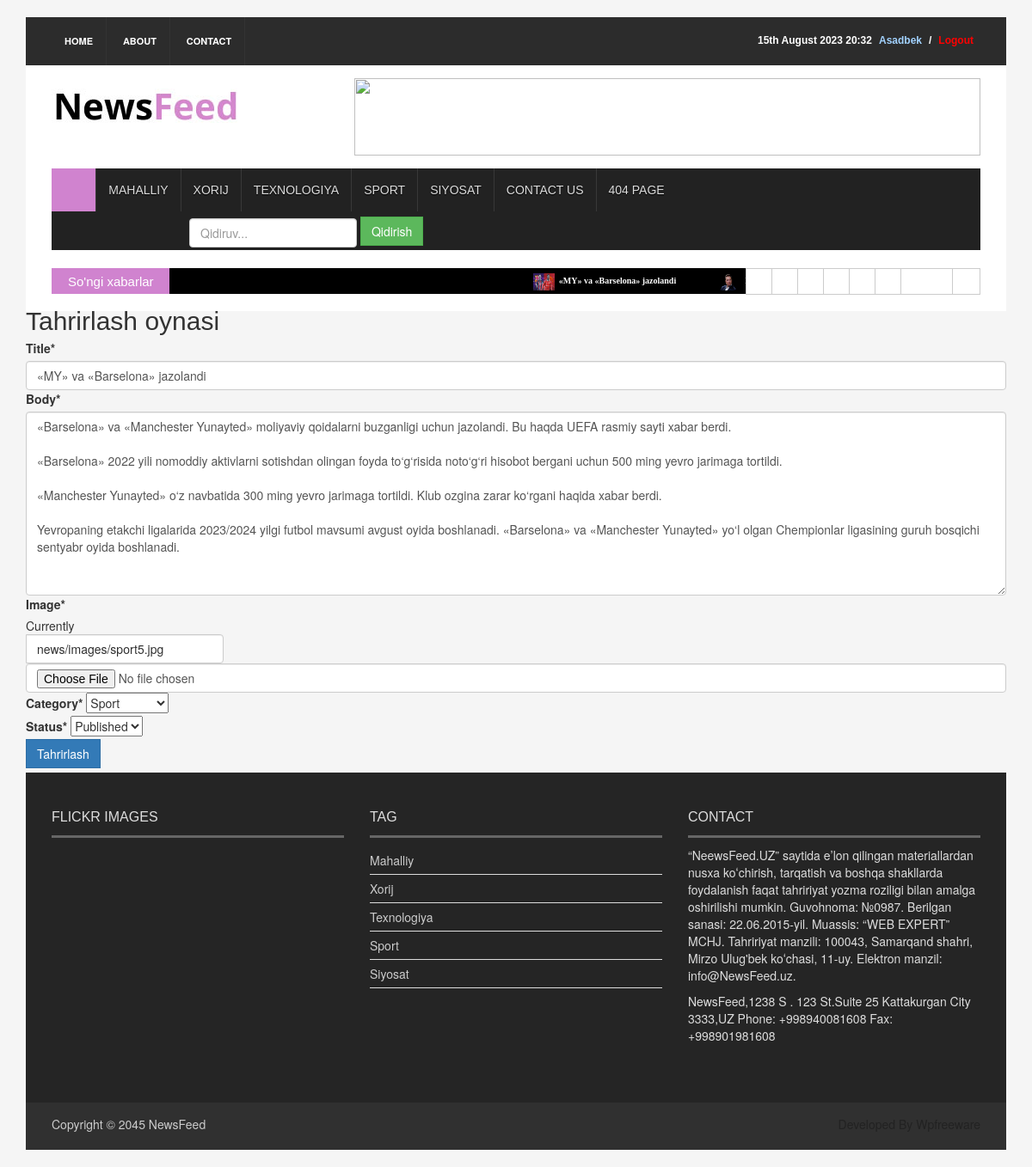
/news/my-va-barselona-jazolandi/update/ (signed in), run on the app's committed database.
### news_app/models.py (models this page shows, shortened)
class News(models.Model, HitCountMixin):
    title = models.CharField(max_length=250)
    slug = models.SlugField(max_length=250)
    body = models.TextField()
    image = models.ImageField(upload_to='news/images')
    category = models.ForeignKey(Category, on_delete=models.CASCADE)
    publish_time = models.DateTimeField(default=timezone.now)
    create_time = models.DateTimeField(auto_now_add=True)
    updated_time = models.DateTimeField(auto_now=True)
    class Status(models.TextChoices):
        Draft = "DF", "Draft"
        Published = "PB", "Published"
    status = models.CharField(max_length=2, choices=Status.choices, default=Status.Draft)
    objects = models.Manager() # default manager
    published = PublishedManager() # yangi o'zimiz yaratgan manager/ faqat Published bo'lganlarni chiqaradi
    class Meta:
        ordering = ('-publish_time',) # Oxirgi qo'shilgan yangilik birinchi chiqadi
    def get_absolute_url(self):
        return reverse("news_detail", args=[self.slug])

class Category(models.Model):
    name = models.CharField(max_length=150)
    def __str__(self):
        return self.name

### news_app/views.py (the view)
# urls.py: path('news/<slug>/update/', UpdateNewsView.as_view(), name='update_view'),
class UpdateNewsView(Mixin,UpdateView):
    model = News
    fields = ("title", "body", "image", "category", "status")
    template_name = "conf/update.html"
    success_url = reverse_lazy('home_page')

### news_app/context_processor.py (called while the page is built)
def latest_news(request):
    latest_news = News.published.all().order_by('-publish_time')[:10]
    latest_news2 = News.published.all().order_by('-publish_time')[:5]
    sport_news = News.published.filter(category__name='Sport').order_by('-publish_time')[1:5]
    category = Category.objects.all()
    context ={
        "latest_news":latest_news,
        "latest_news2":latest_news2,
        "category":category,
        "sport_news":sport_news,
    }
    return context

### news_app/mixin.py (called while the page is built)
    def test_func(self):
        return self.request.user.is_superuser

### news_app/models.py (called while the page is built)
    def get_queryset(self):
        return super().get_queryset().filter(status=News.Status.Published)

### templates/conf/update.html (shortened to what this page needs)
{% extends 'news/base.html' %}
{% load static %}
{% load crispy_forms_tags %}
{% block content %}
<h2>Tahrirlash oynasi</h2>
<form method="post" enctype="multipart/form-data">{% csrf_token %}
    {{ form | crispy }}
    <button type="submit" class="btn btn-primary">Tahrirlash</button>
</form>
{% endblock content %}

### templates/news/base.html (shortened to what this page needs)
{% load static %}
<!DOCTYPE html>
<html>
<head>
<link rel="stylesheet" type="text/css" href="{% static  'css/bootstrap.min.css' %}">
<link rel="stylesheet" type="text/css" href="{% static  'css/font-awesome.min.css' %}">
<link rel="stylesheet" type="text/css" href="{% static  'css/animate.css' %}">
<link rel="stylesheet" type="text/css" href="{% static  'css/font.css' %}">
<link rel="stylesheet" type="text/css" href="{% static  'css/li-scroller.css' %}">
<link rel="stylesheet" type="text/css" href="{% static  'css/slick.css' %}">
<link rel="stylesheet" type="text/css" href="{% static  'css/jquery.fancybox.css' %}">
<link rel="stylesheet" type="text/css" href="{% static  'css/theme.css' %}">
<link rel="stylesheet" type="text/css" href="{% static  'css/style.css' %}">
</head>
<body>
<div class="container">
  <header id="header">
    <div class="row">
      <div class="col-lg-12 col-md-12 col-sm-12">
        <div class="header_top">
          <div class="header_top_left">
            <ul class="top_nav">
              <li><a href="{% url 'home_page' %}">Home</a></li>
              <li><a href="#">About</a></li>
              <li><a href="{% url 'contact_page' %}">Contact</a></li>
            </ul>
          </div>
          <div class="header_top_right">
            {% if request.user.is_authenticated %}
            <p><a href="{% url 'logout' %}" style="color: red">Logout</a> </p>
            <p> / </p>
               <p><a style="color: #a2d2ff" href="{% url 'user_profile' %}">{{request.user.username}}</a></p>
            {% else %}
                <p><a href="{% url 'login' %}" style="color: #219ebc">Login</a> / <a href="{% url 'register' %}" style="color: #219ebc">SignUp</a> </p>
            {% endif %}
            <p>{% now "jS F Y H:i" %}</p>
          </div>
        </div>
      </div>
      <div class="col-lg-12 col-md-12 col-sm-12">
        <div class="header_bottom">
          <div class="logo_area"><a href="{% url 'home_page' %}" class="logo"><img src="{% static 'images/logo.jpg' %}" alt=""></a></div>
          <div class="add_banner"><a href="#"><img src="{% static 'images/addbanner_728x90_V1.jpg' %}" alt=""></a></div>
        </div>
      </div>
    </div>
  </header>
  <section id="navArea">
    <nav class="navbar navbar-inverse" role="navigation">
      <div id="navbar" class="navbar-collapse collapse">
        <ul class="nav navbar-nav main_nav">
          <li class="active"><a href="{% url 'home_page' %}"><span class="fa fa-home desktop-home"></span><span class="mobile-show">Home</span></a></li>
          <li><a href="{% url 'mahalliy_page' %}">Mahalliy</a></li>
          <li><a href="{% url 'xorij_page' %}">Xorij</a></li>
          <li><a href="{% url 'texnologiya_page' %}">Texnologiya</a></li>
          <li><a href="{% url 'sport_page' %}">Sport</a></li>
          <li><a href="{% url 'siyosat_page' %}">Siyosat</a></li>
          <li><a href="{% url 'contact_page' %}">Contact Us</a></li>
          <li><a href="{% url '404_page' %}">404 Page</a></li>
          <li style="margin-left: 160px; margin-top: 6px">
            <form method="get" class="form-inline" action="{% url 'search' %}">
              <input type="search" name="q" placeholder="Qidiruv..." class="form-control">
              <button type="submit" class="btn btn-success">Qidirish</button>
            </form>
          </li>
        </ul>
      </div>
    </nav>
          <div class="col-lg-12 col-md-12 col-sm-12">
</div>
  </section>
  <section id="newsSection">
    <div class="row">
      <div class="col-lg-12 col-md-12">
        <div class="latest_newsarea"> <span>So'ngi xabarlar</span>
          <ul id="ticker01" class="news_sticker">
            {% for news in latest_news %}
            <li><a href="{{ news.get_absolute_url }}"><img src="{{ news.image.url }}" alt="">{{ news.title }}</a></li>
            {% endfor %}
          </ul>
          <div class="social_area">
            <ul class="social_nav">
              <li class="facebook"><a href="#"></a></li>
              <li class="twitter"><a href="#"></a></li>
              <li class="flickr"><a href="#"></a></li>
              <li class="pinterest"><a href="#"></a></li>
              <li class="googleplus"><a href="#"></a></li>
              <li class="vimeo"><a href="#"></a></li>
              <li class="youtube"><a href="#"></a></li>
              <li class="mail"><a href="#"></a></li>
            </ul>
          </div>
        </div>
      </div>
    </div>
  </section>
{% block content %}
{% endblock content %}
  <footer id="footer">
    <div class="footer_top">
      <div class="row">
        <div class="col-lg-4 col-md-4 col-sm-4">
          <div class="footer_widget wow fadeInLeftBig">
            <h2>Flickr Images</h2>
          </div>
        </div>
        <div class="col-lg-4 col-md-4 col-sm-4">
          <div class="footer_widget wow fadeInDown">
            <h2>Tag</h2>
            <ul class="tag_nav">
              {% for category in category %}
              <li><a href="#">{{category.name}}</a></li>
              {% endfor %}
            </ul>
          </div>
        </div>
        <div class="col-lg-4 col-md-4 col-sm-4">
          <div class="footer_widget wow fadeInRightBig">
            <h2>Contact</h2>
            <p>“NeewsFeed.UZ” saytida eʼlon qilingan materiallardan nusxa koʻchirish, tarqatish va boshqa shakllarda foydalanish faqat tahririyat yozma roziligi bilan amalga oshirilishi mumkin.
Guvohnoma: №0987. Berilgan sanasi: 22.06.2015-yil. Muassis: “WEB EXPERT” MCHJ. Tahririyat manzili: 100043, Samarqand shahri,  Mirzo Ulug'bek koʻchasi, 11-uy. Elektron manzil: info@NewsFeed.uz.
</p>
            <address>
            NewsFeed,1238 S . 123 St.Suite 25 Kattakurgan City 3333,UZ Phone: +998940081608 Fax: +998901981608            </address>
          </div>
        </div>
      </div>
    </div>
    <div class="footer_bottom">
      <p class="copyright">Copyright &copy; 2045 <a href="{% url 'home_page' %}">NewsFeed</a></p>
      <p class="developer">Developed By Wpfreeware</p>
    </div>
  </footer>
</div>
</body>
</html>

### staticfiles/css/li-scroller.css (style rules this page uses)
ul.newsticker { position:relative; left:750px; font:bold 10px Verdana; list-style-type:none; margin:0; padding:0 }
ul.newsticker li { float:left; margin:0; padding:0 }
ul.newsticker a { white-space:nowrap; padding:0; color:#fff; margin:0 50px 0 0 }
ul.newsticker a > img { height:20px; margin-right:5px; width:25px }

### staticfiles/css/theme.css (style rules this page uses)
.navbar-inverse .navbar-nav > .active > a, .navbar-inverse .navbar-nav > .active > a:hover, .navbar-inverse .navbar-nav > .active > a:focus { background-color:#d083cf }
.latest_newsarea span { background:none repeat scroll 0 0 #d083cf }

### data on the page
News: image (picture), title "«MY» va «Barselona» jazolandi", body "«Barselona» va «Manchester Yunayted» moliyaviy qoidalarni buzganligi uchun jazolandi. Bu haqda UEFA rasmiy sayti xabar berdi. «Barselona» 2022 yili nomoddiy aktivlarni sotishdan olingan foyda to‘g‘risida noto‘g‘ri hisobot bergani uchun 500 ming yevro jarimaga tortildi. «Manchester Yunayted» o‘z navbatida 300 ming yevro jarimaga tortildi. Klub ozgina zarar ko‘rgani haqida xabar berdi. Yevropaning etakchi ligalarida 2023/2024 yilgi futbol mavsumi avgust oyida boshlanadi. «Barselona» va «Manchester Yunayted» yo‘l olgan Chempionlar ligasining guruh bosqichi sentyabr oyida boshlanadi.", category "Sport", status "Published"
News: image (picture)
Category: name "Mahalliy"
Category: name "Xorij"
Category: name "Texnologiya"
Category: name "Sport"
Category: name "Siyosat"

### other printed values
{{ request.user.username }} "Asadbek"
